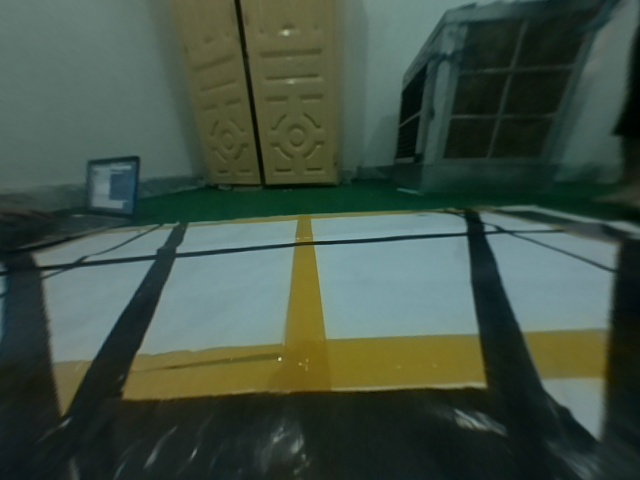
#> input picture 3. Birds Eye View (BEV)/Camera_A_1.jpg, 640 x 480 px
$ jupyter execute '3.0 BEV-SameSize.ipynb'   (older library calls are emulated)
#> lines starting #> are read from the running program, lines starting #| are printed output that depends on the picture
" [ *** ============ F I N A L Same Size ============ ***] "
==========================

[cell 1]
import cv2
import numpy as np
import glob
import os
import math

# =============== [ P A R A M E T E R ]
#=========================================================
pathResultImages = r"Result_Images\\"
BEV_Name = "1.Rectangle-BEV Camera Show (Crop).jpg"
heightBEV = 785
widthBEV = 657
# =============== Camera Filename Images
Camera_A_Name = "Camera_A_1.jpg"
Camera_B_Name = "Camera_B_1.jpg"
Camera_C_Name = "Camera_C_1.jpg"
Camera_D_Name = "Camera_D_1.jpg"
print("=> Filename: ", Camera_A_Name,Camera_B_Name,Camera_C_Name,Camera_D_Name)
print()
# =============== Matrix Camera -> BEV
MatrixA = np.zeros((3,3), np.float)
MatrixB = np.zeros((3,3), np.float)
MatrixC = np.zeros((3,3), np.float)
MatrixD = np.zeros((3,3), np.float)
MatrixA[0:3] = [[ 2.36588339e-01, -9.79616203e-01,  2.31036674e+02], [-9.26623812e-03, -1.35976221e+00,  4.85950598e+02], [-6.85560659e-05, -3.12789910e-03,  1.00000000e+00]]
MatrixB[0:3] = [[-2.19189956e+00,  1.08059785e-01,  4.30714845e+02], [-2.98505403e+00, -4.48153295e-01,  6.36091901e+02], [-7.19621378e-03,  4.49285188e-04,  1.00000000e+00]]
MatrixC[0:3] = [[-1.06122502e+00, -5.80395453e-02,  3.81511526e+02], [-1.29407427e+00,  2.14188277e-01,  3.27761048e+02], [-3.18749314e-03, -1.48513790e-04,  1.00000000e+00]]
MatrixD[0:3] = [[-6.56100043e-01, -2.23582382e+00,  4.97126571e+02], [-4.64843971e-02, -2.77641520e+00,  5.24733577e+02], [-1.21516486e-04, -7.20435663e-03,  1.00000000e+00]]
print("=> MatrixA = ", MatrixA)
print("=> MatrixB = ", MatrixB)
print("=> MatrixC = ", MatrixC)
print("=> MatrixD = ", MatrixD)
print("="*50)
print()
# =============== Coordinate Small Square [BEST] Inside
pointXMin = 225
pointXMax = 411
pointYMin = 290
pointYMax = 519
print("=> pointXMin = ", pointXMin)
print("=> pointXMax = ", pointXMax)
print("=> pointYMin = ", pointYMin)
print("=> pointYMax = ", pointYMax)
print("="*50)
print()
#=========================================================
# =============== [ P A R A M E T E R ]

# =============== [ F U N C T I O N ]
#=========================================================
def readCamera(cameraName, Camera_Filename):
    img = cv2.imread(Camera_Filename)
    if (cameraName == "D"):
        # Rotate D - No Rotate
        pass
    elif (cameraName == "B"):
        # Camera B - Rotate 90 COUNTERCLOCKWISE
        img = cv2.rotate(img, cv2.cv2.ROTATE_90_COUNTERCLOCKWISE)
    elif (cameraName == "C"):
        # Camera C - Rotate 90 CLOCKWISE
        img = cv2.rotate(img, cv2.cv2.ROTATE_90_CLOCKWISE)
    elif (cameraName == "A"):
        # Camera A - Rotate 180
        img = cv2.rotate(img, cv2.cv2.ROTATE_180)
    cv2.imshow(Camera_Filename, img)
    cv2.waitKey(0)
    cv2.destroyAllWindows()
    return img
#=========================================================
# >>>>>>>>>>>>>>>>>>>>>>>>>>>>>>>>>>>>>>>>>>>>>>>>>>>>>>>>>>>>>>>>>>>>>>>>>>>>>>>>>>>
def showBEV_Result(img,Camera_Filename,matrix, width,height):
    imgBEV = cv2.warpPerspective(img,matrix, (width,height))
    '''
    cv2.imshow("-BEV-" + Camera_Filename, imgBEV)
    cv2.waitKey(0)
    cv2.destroyAllWindows()
    '''
    return imgBEV
# >>>>>>>>>>>>>>>>>>>>>>>>>>>>>>>>>>>>>>>>>>>>>>>>>>>>>>>>>>>>>>>>>>>>>>>>>>>>>>>>>>>
def removeSmallSquare(cameraName, imgBEVCamera, xMin,xMax,yMin,yMax):
    thickness = -1
    color = (0,0,0)
    img = cv2.rectangle(imgBEVCamera, (xMin,yMin), (xMax,yMax), color, thickness)
    '''
    cv2.imshow("removeSmallSquare", img)
    cv2.waitKey(0)
    cv2.destroyAllWindows()
    '''
    return img
# >>>>>>>>>>>>>>>>>>>>>>>>>>>>>>>>>>>>>>>>>>>>>>>>>>>>>>>>>>>>>>>>>>>>>>>>>>>>>>>>>>>
def showLineDividedRemove(cameraName,imgBEVCamera,BEV_Camera_Name, heightBEV,widthBEV):
    color = (0,0,255)
    thickness = 1
    # Divided Into 2 Parts
    halfHeight = int(heightBEV/2)
    halfWidth = int(widthBEV/2)
    if cameraName == "A" or cameraName == "D":
        imgBEVCamera = cv2.line(imgBEVCamera, (0,halfHeight), (widthBEV,halfHeight), color, thickness)
        if cameraName == "D":
            # Removes Buttom Parts
            imgBEVCamera = cv2.rectangle(imgBEVCamera, (0,halfHeight), (widthBEV,halfHeight*2), (0,0,0), -1)
        elif cameraName == "A":
            # Removes Top Parts
            imgBEVCamera = cv2.rectangle(imgBEVCamera, (0,0), (widthBEV,halfHeight), (0,0,0), -1)
    elif cameraName == "C" or cameraName == "B":
        imgBEVCamera = cv2.line(imgBEVCamera, (halfWidth,0), (halfWidth,heightBEV), color, thickness)
        if cameraName == "C":
            # Removes Left Parts
            imgBEVCamera = cv2.rectangle(imgBEVCamera, (0,0), (halfWidth,heightBEV), (0,0,0), -1)
        elif cameraName == "B":
            # Removes Right Parts
            imgBEVCamera = cv2.rectangle(imgBEVCamera, (halfWidth,0), (halfWidth*2,heightBEV), (0,0,0), -1)
    '''
    cv2.imshow("Remove Parts" + BEV_Camera_Name, imgBEVCamera)
    cv2.waitKey(0)
    cv2.destroyAllWindows()
    '''
    return imgBEVCamera
# >>>>>>>>>>>>>>>>>>>>>>>>>>>>>>>>>>>>>>>>>>>>>>>>>>>>>>>>>>>>>>>>>>>>>>>>>>>>>>>>>>>
#=========================================================
def writeNewImage(img, pathWriteImg):
    cv2.imwrite(pathWriteImg, img)
#=========================================================
# =============== [ F U N C T I O N ]

# =============== [ M A I N - F U N C T I O N ]
#=========================================================
def main():
    print("==> 1. Size BEV")
    print("Height: ", heightBEV)
    print("Width: ", widthBEV)
    print()

    print("==> 2. Read Camera & Rotate")
    print()
    # ==================== Read Camera & Rotate
    imgCameraA = readCamera("A", Camera_A_Name)
#> in readCamera, img is the input picture: shape (480, 640, 3); mean B, G, R 69, 81.5, 66.1
    imgCameraB = readCamera("B", Camera_B_Name)
#> call 2 of readCamera, with cameraName = 'B', Camera_Filename = 'Camera_B_1.jpg'
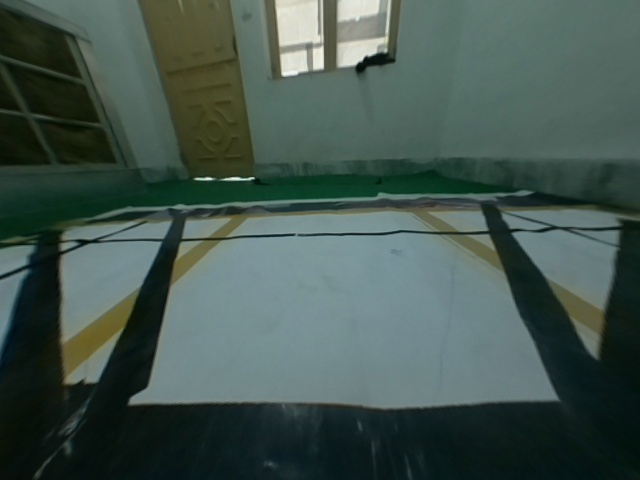
#> input picture 3. Birds Eye View (BEV)/Camera_B_1.jpg, 640 x 480 px
#> in readCamera, img is the input picture: shape (480, 640, 3); mean B, G, R 78.8, 85.6, 67.5
    imgCameraC = readCamera("C", Camera_C_Name)
#> call 3 of readCamera, with cameraName = 'C', Camera_Filename = 'Camera_C_1.jpg'
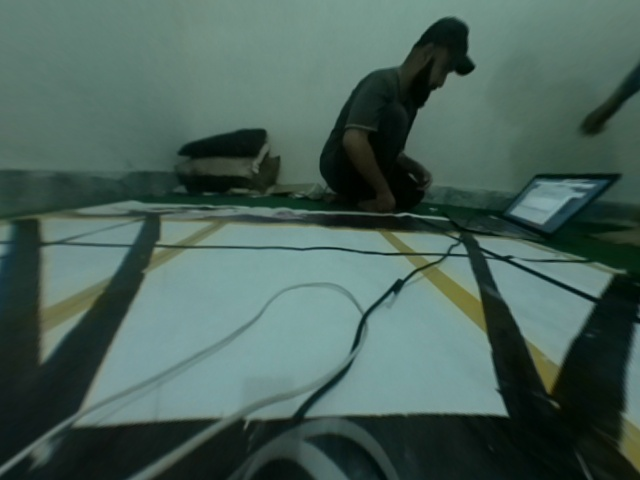
#> input picture 3. Birds Eye View (BEV)/Camera_C_1.jpg, 640 x 480 px
#> in readCamera, img is the input picture: shape (480, 640, 3); mean B, G, R 89, 97.2, 73.1
#> in readCamera (call 3), `img = cv2.rotate(img, cv2.cv2.ROTATE_90_CLOCKWISE)`:
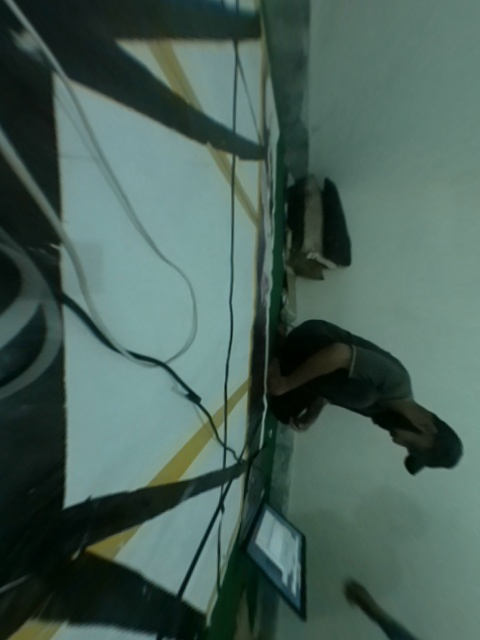
#> img: shape (640, 480, 3); mean B, G, R 89, 97.2, 73.1
    imgCameraD = readCamera("D", Camera_D_Name)
#> call 4 of readCamera, with cameraName = 'D', Camera_Filename = 'Camera_D_1.jpg'
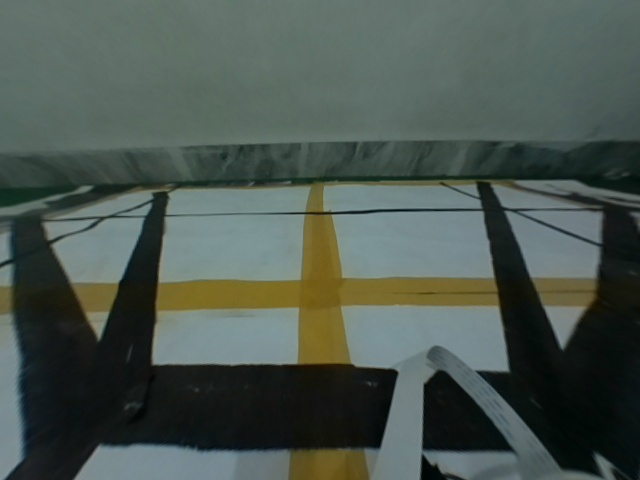
#> input picture 3. Birds Eye View (BEV)/Camera_D_1.jpg, 640 x 480 px
#> in readCamera, img is the input picture: shape (480, 640, 3); mean B, G, R 79.8, 86.8, 75.3

    print("==> 2. Show  BEV Result")
    print()
    # ==================== Show  BEV Result
    imgCameraA = showBEV_Result(imgCameraA,Camera_A_Name,MatrixA, widthBEV,heightBEV)
    imgCameraB = showBEV_Result(imgCameraB,Camera_B_Name,MatrixB, widthBEV,heightBEV)
#> call 2 of showBEV_Result, with Camera_Filename = 'Camera_B_1.jpg', matrix = array of shape (3, 3), width = 657, height = 785
#> in showBEV_Result (call 2), `imgBEV = cv2.warpPerspective(img,matrix, (width,height))`:
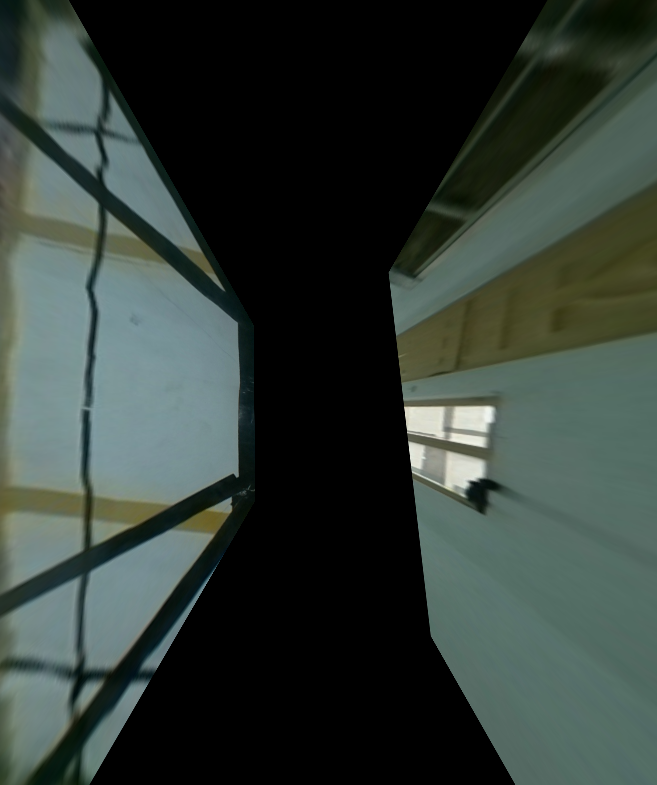
#> imgBEV: shape (785, 657, 3); mean B, G, R 55.7, 61.5, 51
    imgCameraC = showBEV_Result(imgCameraC,Camera_C_Name,MatrixC, widthBEV,heightBEV)
    imgCameraD = showBEV_Result(imgCameraD,Camera_D_Name,MatrixD, widthBEV,heightBEV)
#> call 4 of showBEV_Result, with Camera_Filename = 'Camera_D_1.jpg', matrix = array of shape (3, 3), width = 657, height = 785
#> in showBEV_Result (call 4), `imgBEV = cv2.warpPerspective(img,matrix, (width,height))`:
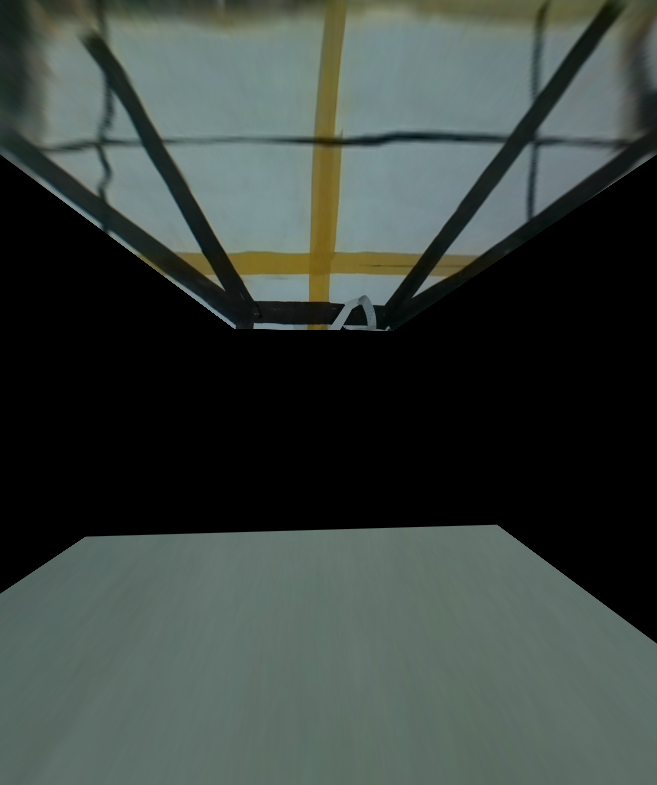
#> imgBEV: shape (785, 657, 3); mean B, G, R 64.4, 69.1, 59.9

    print("==> 3. Remove Small Square [BEST] Inside")
    print()
    # ==================== Remove Small Square [BEST] Inside
    imgCameraA = removeSmallSquare("A", imgCameraA, pointXMin,pointXMax,pointYMin,pointYMax)
#> in removeSmallSquare, `img = cv2.rectangle(imgBEVCamera, (xMin,yMin), (xMax,yMax), color, thi..`:
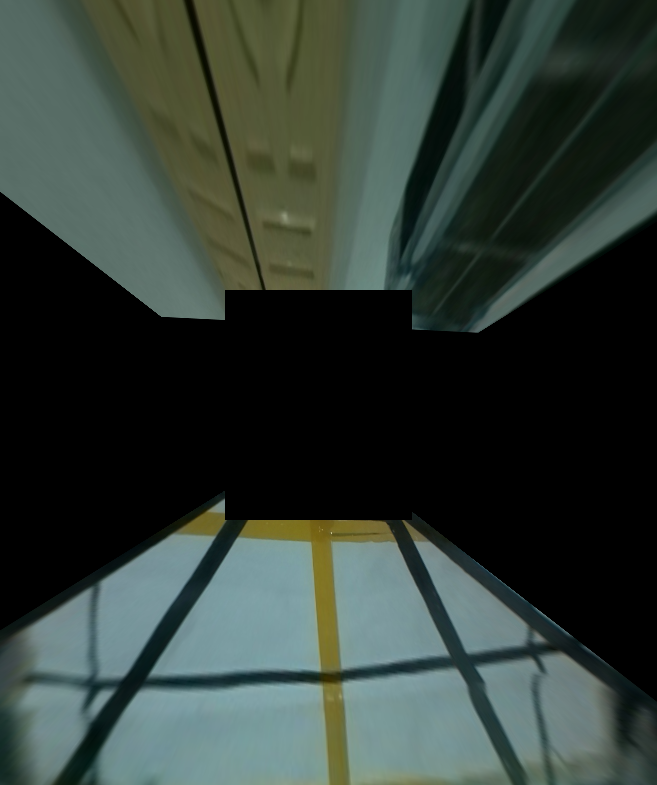
#> img: shape (785, 657, 3); mean B, G, R 54.6, 61.1, 49.7
    imgCameraB = removeSmallSquare("B", imgCameraB, pointXMin,pointXMax,pointYMin,pointYMax)
    imgCameraC = removeSmallSquare("C", imgCameraC, pointXMin,pointXMax,pointYMin,pointYMax)
#> call 3 of removeSmallSquare, with cameraName = 'C', xMin = 225, xMax = 411, yMin = 290, yMax = 519
#> in removeSmallSquare (call 3), `img = cv2.rectangle(imgBEVCamera, (xMin,yMin), (xMax,yMax), color, thi..`:
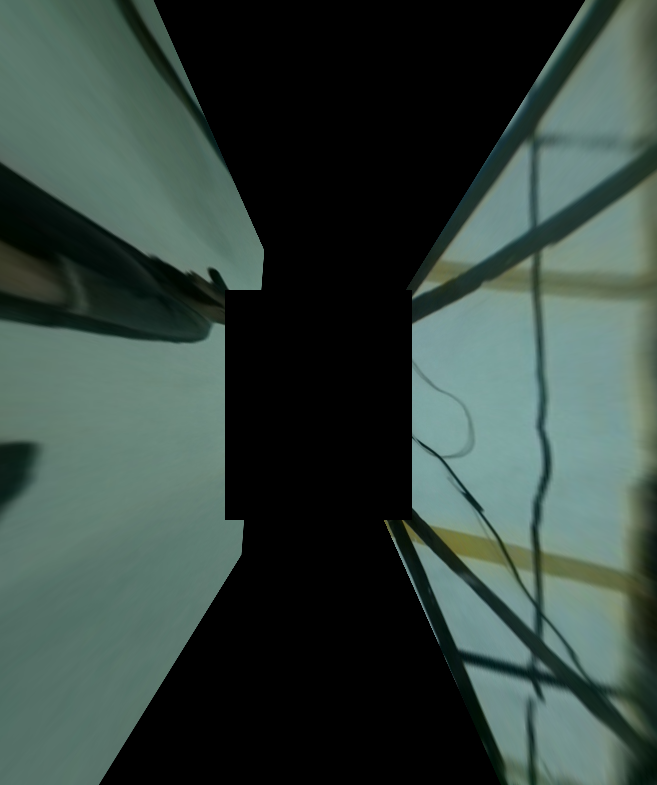
#> img: shape (785, 657, 3); mean B, G, R 64, 70.3, 54.3
    imgCameraD = removeSmallSquare("D", imgCameraD, pointXMin,pointXMax,pointYMin,pointYMax)

    print("==> 3. Show Line to Divided and Removes")
    print()
    # ==================== Show Line to Divided and Removes
    imgCameraA = showLineDividedRemove("A",imgCameraA,Camera_A_Name, heightBEV,widthBEV)
    imgCameraB = showLineDividedRemove("B",imgCameraB,Camera_B_Name, heightBEV,widthBEV)
    imgCameraC = showLineDividedRemove("C",imgCameraC,Camera_C_Name, heightBEV,widthBEV)
#> call 3 of showLineDividedRemove, with cameraName = 'C', BEV_Camera_Name = 'Camera_C_1.jpg', heightBEV = 785, widthBEV = 657
#> in showLineDividedRemove (call 3), `imgBEVCamera = cv2.rectangle(imgBEVCamera, (0,0), (halfWidth,heightBEV..`:
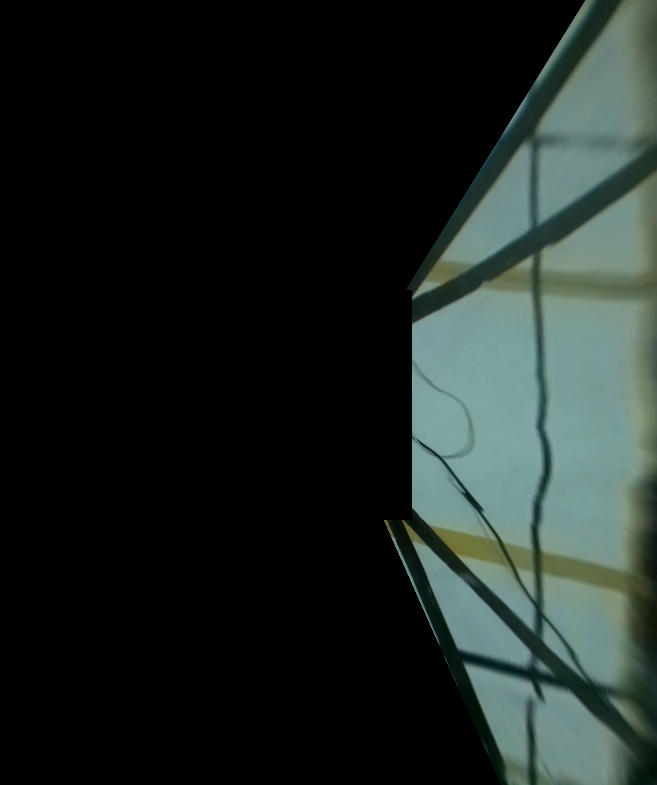
#> imgBEVCamera: shape (785, 657, 3); mean B, G, R 34.7, 37.7, 29.5
    imgCameraD = showLineDividedRemove("D",imgCameraD,Camera_D_Name, heightBEV,widthBEV)
#> call 4 of showLineDividedRemove, with cameraName = 'D', BEV_Camera_Name = 'Camera_D_1.jpg', heightBEV = 785, widthBEV = 657
#> in showLineDividedRemove (call 4), `imgBEVCamera = cv2.rectangle(imgBEVCamera, (0,halfHeight), (widthBEV,h..`:
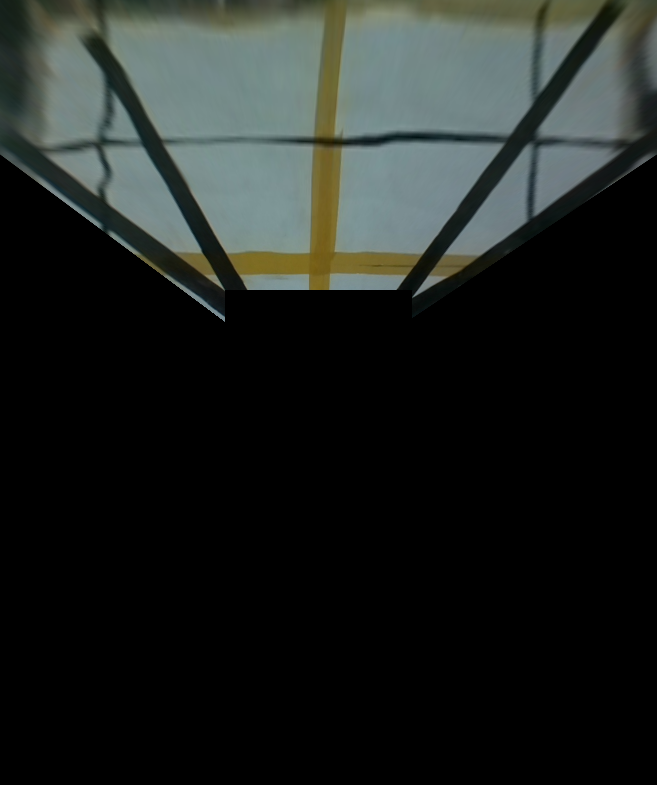
#> imgBEVCamera: shape (785, 657, 3); mean B, G, R 32.4, 34.9, 30.8

    print("==> 4. Write new Images")
    print()
    # ==================== Write new Images
    filenameImage = "6.1.BEV-FINAL-SameSize-"
    filenameImage = pathResultImages + filenameImage
    writeNewImage(imgCameraA, filenameImage+Camera_A_Name)
    writeNewImage(imgCameraB, filenameImage+Camera_B_Name)
    writeNewImage(imgCameraC, filenameImage+Camera_C_Name)
    writeNewImage(imgCameraD, filenameImage+Camera_D_Name)
#=========================================================
# =============== [ M A I N - F U N C T I O N ]

if __name__ == '__main__':
    # Calling main() function
    main()
